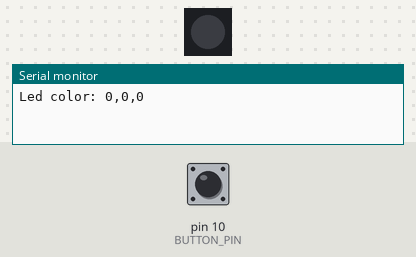
Simulated run of this sketch. Board: Arduino Uno, built with avr-gcc and run on an emulated ATmega328P. Shown: 1 RGB LEDs in strip order, left to right, the last lines printed to the serial monitor. Inputs (shaded band) come from the test bench; at power-on: pin 10 (BUTTON_PIN) HIGH.

Above: at 1.2 s.
1.3 s: pin 10 (BUTTON_PIN) pulled LOW for 0.15 s
At 2.4 s:
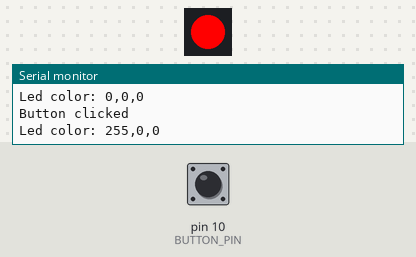
2.9 s: pin 10 (BUTTON_PIN) pulled LOW for 1 s
At 3.7 s:
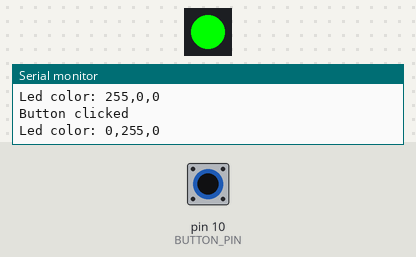
5.4 s: pin 10 (BUTTON_PIN) pulled LOW for 0.15 s
At 6.6 s:
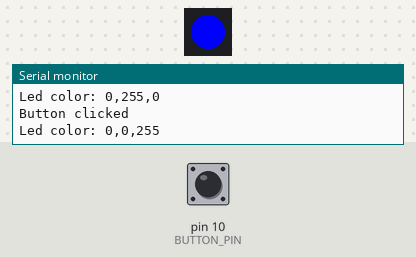
7.0 s: pin 10 (BUTTON_PIN) pulled LOW for 3.2 s
At 8.0 s:
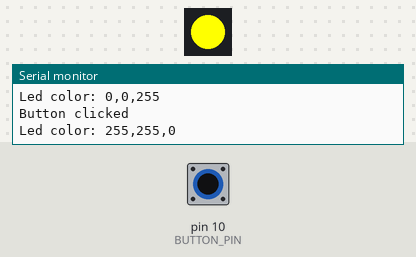
11.7 s: pin 10 (BUTTON_PIN) pulled LOW for 0.15 s
At 12.8 s:
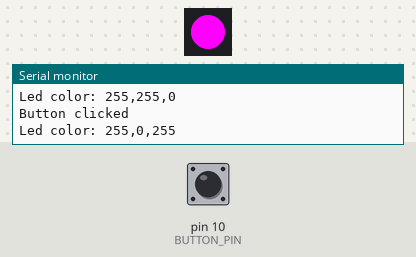
13.3 s: pin 10 (BUTTON_PIN) pulled LOW for 1 s
At 14.0 s:
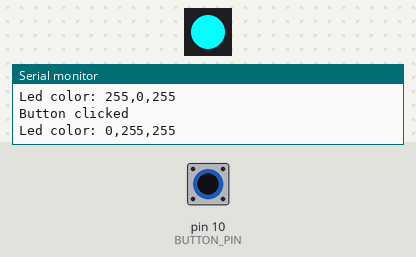
Timing chart, 0 to 16.3 s (numbered marks = the images above; inputs shaded):
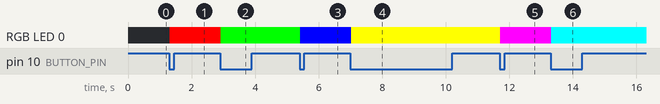

The sketch:

5-RGBLeds.ino
```cpp
#include <Adafruit_NeoPixel.h>

#define BUTTON_PIN   10
#define PIXEL_PIN    14
#define PIXEL_COUNT   1

uint8_t colors[8][3] = {
  {0,0,0},
  {255,0,0},
  {0,255,0},
  {0,0,255},
  {255,255,0},
  {255,0,255},
  {0,255,255},
  {255,255,255},
};

Adafruit_NeoPixel strip = Adafruit_NeoPixel(PIXEL_COUNT, PIXEL_PIN, NEO_GRB + NEO_KHZ800);

bool oldState = HIGH;
int actualColor = 0;

void setup() {

  Serial.begin(9600);
  pinMode(BUTTON_PIN, INPUT);
  strip.begin();
  showActualColor();
}

void loop() {

  bool newState = digitalRead(BUTTON_PIN);
  if (newState == LOW && oldState == HIGH) {
    delay(20);
    newState = digitalRead(BUTTON_PIN);
    if (newState == LOW) {
      Serial.println("Button clicked");
      actualColor++;
      if(actualColor == 8) actualColor = 0;
      showActualColor();
    }
  }
  oldState = newState;
}

void showActualColor() {

  uint8_t red = colors[actualColor][0];
  uint8_t green = colors[actualColor][1];
  uint8_t blue = colors[actualColor][2];
  Serial.print("Led color: ");
  Serial.print(red);
  Serial.print(",");
  Serial.print(green);
  Serial.print(",");
  Serial.println(blue);
  strip.setPixelColor(0, red, green, blue);
  strip.setPixelColor(1, red, green, blue);
  strip.setPixelColor(2, red, green, blue);
  strip.show();
}
```

Measured:
- after the input at 1.3 s, RGB LED 0: off → RGB(255, 0, 0) at once
- after the input at 2.9 s, RGB LED 0: RGB(255, 0, 0) → RGB(0, 255, 0) at once
- after the input at 5.4 s, RGB LED 0: RGB(0, 255, 0) → RGB(0, 0, 255) at once
- after the input at 7.0 s, RGB LED 0: RGB(0, 0, 255) → RGB(255, 255, 0) at once
- after the input at 11.7 s, RGB LED 0: RGB(255, 255, 0) → RGB(255, 0, 255) at once
- after the input at 13.3 s, RGB LED 0: RGB(255, 0, 255) → RGB(0, 255, 255) at once
